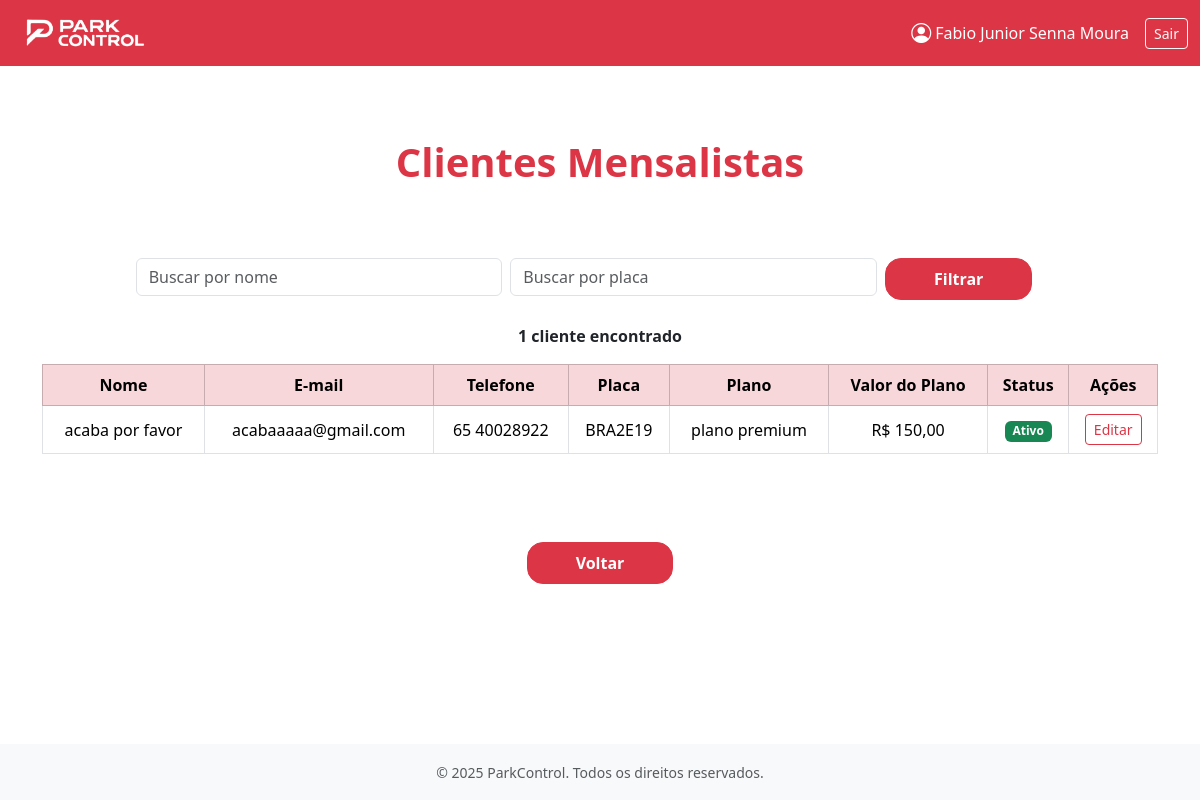
Page /mensalistas/ (signed in) on the earlier database version.
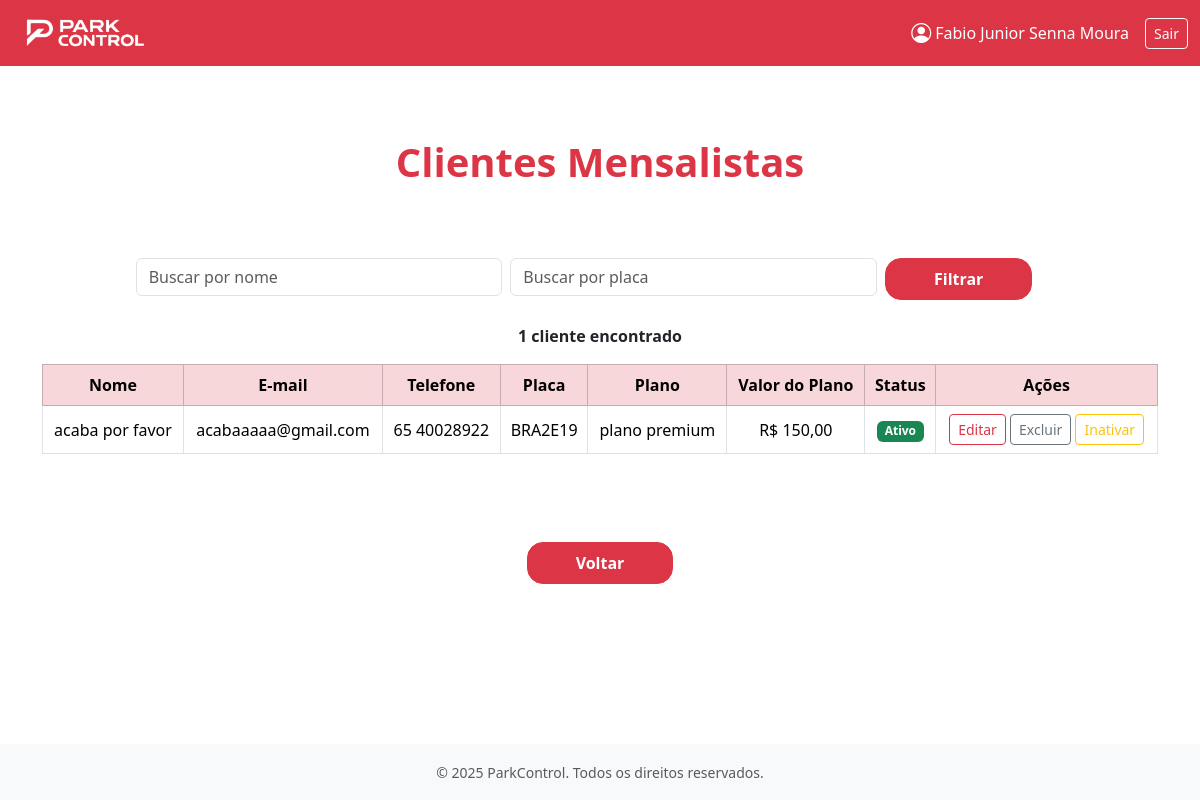
Same page on the later database version.
### apps/clientes/models.py (models this page shows, shortened)
class Mensalista(models.Model):
    nome = models.CharField(max_length=100)
    telefone = models.CharField(
        max_length=15,
        validators=[
            RegexValidator(
                r'^\(?\d{2}\)?[-.\s]?\d{4,5}[-.\s]?\d{4}$',
                'Telefone no formato inválido (ex: (65) 99999-9999)'
            )
        ]
    )
    email = models.EmailField(max_length=100)
    plano = models.ForeignKey(
        Planos,
        on_delete=models.SET_NULL,
        null=True,
        limit_choices_to={'tipo_plano': 'Mensalista'},
        related_name="mensalistas"
    )
    placa = models.CharField(
        max_length=10,
        unique=True,
        validators=[
            RegexValidator(
                r'^[A-Z]{3}[0-9][A-Z][0-9]{2}$',
                'Placa no formato inválido (ex: ABC1D23 - padrão Mercosul)'
            )
        ]
    )
    ativo = models.BooleanField(default=True)

### apps/planos/models.py (models this page shows, shortened)
class Planos(models.Model):
    TIPO_PLANO_CHOICES = [
        ('Mensalista', 'Mensalista'),
        ('Diarista', 'Diarista'),
    ]
    TIPO_MENSAL_CHOICES = [
        ('Mensal', 'Mensal'),
        ('Anual','Anual')
    ]
    STATUS_CHOICES = [
        ('Ativo', 'Ativo'),
        ('Inativo', 'Inativo'),
    ]
    nome = models.CharField( max_length=50, blank=False, null=False)
    validade = models.PositiveIntegerField(blank=False, null=False)
    descricao = models.TextField(blank=True)
    data_criacao = models.DateTimeField(auto_now_add=True)
    ultima_alteracao = models.DateTimeField(auto_now=True)
    tipo_plano = models.CharField(max_length=20, choices=TIPO_PLANO_CHOICES, blank=False, null=False)
    status = models.CharField(max_length=20, choices=STATUS_CHOICES, blank=True, null=True,default='Ativo')
    valor_diaria = models.DecimalField(max_digits=10, decimal_places=2, blank=True, null=True)
    valor = models.DecimalField(max_digits=10, decimal_places=2, blank=True, null=True)
    tipo_mensal  = models.CharField(max_length=20, choices=TIPO_MENSAL_CHOICES, blank=True, null=True)

### apps/clientes/views.py (the view)
# urls.py: path('mensalistas/', views.cliente_mensalista_view, name='cliente_mensalista'),
def cliente_mensalista_view(request):
    mensalistas = Mensalista.objects.all()
    query_nome = request.GET.get('nome', '')
    query_placa = request.GET.get('placa', '')
    if query_nome:
        mensalistas = mensalistas.filter(nome__icontains=query_nome)
    if query_placa:
       mensalistas = mensalistas.filter(placa__icontains=query_placa)
    return render(request, 'clientes/cliente_mensalista.html', {'mensalistas': mensalistas, 'query_nome': query_nome, 'query_placa': query_placa})

### apps/clientes/templates/clientes/cliente_mensalista.html (shortened to what the changed rows need)
{% extends "base.html" %}
{% load static %}
{% block content %}
<main class="flex-grow-1 d-flex flex-column justify-content-center align-items-center py-5">
    <h1 class="text-danger fw-bold mb-5">Clientes Mensalistas</h1>
    <div class="container mt-4">
        <div class="table-responsive">
            {% if mensalistas %}
            <table class="table table-bordered text-center align-middle">
                <thead class="table-danger">
                    <tr>
                        <th>Nome</th>
                        <th>E-mail</th>
                        <th>Telefone</th>
                        <th>Placa</th>
                        <th>Plano</th>
                        <th>Valor do Plano</th>
                        <th>Status</th>
                        <th>Ações</th>
                    </tr>
                </thead>
                <tbody>
                    {% for cliente in mensalistas %}
                    <tr>
                        <td>{{ cliente.nome }}</td>
                        <td>{{ cliente.email }}</td>
                        <td>{{ cliente.telefone }}</td>
                        <td>{{ cliente.placa }}</td>
                        <td>{{ cliente.plano.nome }}</td>
                        <td>R$ {{ cliente.plano.valor|floatformat:2 }}</td>
                        <td>
                            {% if cliente.ativo %}
                                <span class="badge bg-success">Ativo</span>
                            {% else %}
                                <span class="badge bg-secondary">Inativo</span>
                            {% endif %}
                        </td>
                        <td>
                            <a href="{% url 'clientes:editar_mensalista' pk=cliente.pk %}" class="btn btn-outline-danger btn-sm">Editar</a>
                            {% if user.is_authenticated and user.perfil_acesso == 'Administrador' %}
                                <a href="{% url 'clientes:excluir_mensalista' pk=cliente.pk %}" class="btn btn-outline-secondary btn-sm">Excluir</a>
                                {% if cliente.ativo %}
                                    <a href="{% url 'clientes:inativar_mensalista' pk=cliente.pk %}" class="btn btn-outline-warning btn-sm">Inativar</a>
                                {% else %}
                                    <a href="{% url 'clientes:ativar_mensalista' pk=cliente.pk %}" class="btn btn-outline-success btn-sm">Ativar</a>
                                {% endif %}
                            {% endif %}
                        </td>
                    </tr>
                    {% empty %}
                    <tr>
                        <td colspan="6">Nenhum cliente encontrado.</td>
                    </tr>
                    {% endfor %}
                </tbody>
            </table>
            {% else %}
            <p class="text-center fw-bold text-muted">Nenhum cliente encontrado.</p>
            {% endif %}
        </div>
    </div>
</main>
<footer class="text-center mt-4">
    {% if user.is_authenticated and user.perfil_acesso == 'Administrador' %}
        <a href="{% url 'usuarios:gerencia_cliente' %}" class="btn btn-danger px-5 py-2 rounded-4 fw-bold">Voltar</a>
    {% else %}
        <a href="{% url 'frentistas:gerenciar_clientes' %}" class="btn btn-danger px-5 py-2 rounded-4 fw-bold">Voltar</a>
    {% endif %}
</footer>
{% endblock %}

Differences in the rows shown:
changed Usuario "Fabio Junior Senna Moura": perfil_acesso "Frentista" → "Administrador" (drawn)
shown differently, row unchanged: Mensalista "acaba por favor": now shows "Excluir Inativar"
